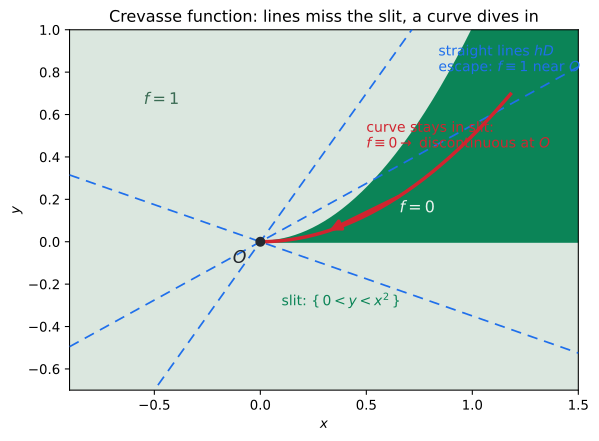

Source code (Python):
#!/usr/bin/env python3
"""Static figure for 09강 3기 5강 — the "crevasse" counterexample (lecture §2).

Top-down view of a function on R^2 that is 1 everywhere except inside a thin
slit pinched between the x-axis and the parabola y = x^2, where it is 0. Any
STRAIGHT line through the origin escapes the slit immediately (so every
directional derivative is 0, making the directional-derivative "definition"
think f is smooth) yet a CURVE can stay inside the slit and reach the origin
through f = 0 values — so f is discontinuous at O. This is exactly why the
line-definition fails and the disk-shrinking definition (§6) is needed.
Renders next to itself as an SVG.

Reproduce:  uv run --with matplotlib --with numpy python crevasse-directional-derivative-03-season-05-02.py
"""
from pathlib import Path
import numpy as np
import matplotlib.pyplot as plt
from matplotlib.patches import FancyArrowPatch

OUT = Path(__file__).with_suffix(".svg")

# The slit region: 0 < y < x^2  (pinched between the x-axis and the parabola).
# f = 0 inside the slit, f = 1 outside. A line y = m x through O has, for small
# x>0, m x > x^2 (when m>0) so it sits ABOVE the parabola, outside the slit;
# the x-axis (y=0) is the slit's lower boundary, also outside. So along EVERY
# straight line f = 1 near O. A parabola y = x^2/2 stays strictly inside.
def f(x, y):
    inside = (x > 0) & (y > 0) & (y < x**2)
    return np.where(inside, 0.0, 1.0)


xs = np.linspace(-0.9, 1.5, 900)
ys = np.linspace(-0.7, 1.0, 700)
X, Y = np.meshgrid(xs, ys)
Z = f(X, Y)

fig, ax = plt.subplots(figsize=(6.6, 4.7))

# floor (f = 1) vs slit (f = 0):  green = slit, light = floor
ax.contourf(X, Y, Z, levels=[-0.5, 0.5, 1.5],
            colors=["#0b8457", "#dbe7df"])

# slit boundary: parabola y = x^2 (upper) and the x-axis (lower), for x >= 0
xc = np.linspace(0, 1.22, 400)
ax.plot(xc, xc**2, color="#0b8457", lw=1.6)
ax.plot([0, 1.5], [0, 0], color="#0b8457", lw=1.6)

# straight lines through O (fixed directions D): all escape the slit -> f = 1 near O.
# slopes m>0 sit above the parabola near O; m<=0 sit on/below the x-axis.
for m in (1.4, 0.55, -0.35):
    xl = np.array([-0.9, 1.5])
    ax.plot(xl, m * xl, color="#1f6feb", lw=1.3, ls=(0, (6, 4)), zorder=3)

# a CURVE that stays inside the slit (y = 0.5 x^2) and reaches O through f = 0
xk = np.linspace(0, 1.18, 200)
ax.plot(xk, 0.5 * xk**2, color="#d1242f", lw=2.6, zorder=4)
ax.add_patch(FancyArrowPatch((xk[110], 0.5 * xk[110]**2), (xk[55], 0.5 * xk[55]**2),
                             arrowstyle="-|>", mutation_scale=16, color="#d1242f",
                             lw=2.6, shrinkA=0, shrinkB=0, zorder=4))

# origin + the ant standing there
ax.scatter([0], [0], s=42, color="#24292f", zorder=6)
ax.text(-0.13, -0.10, r"$O$", fontsize=13, color="#24292f", zorder=6)

# labels (ASCII / math only — matplotlib has no Korean glyph)
ax.text(0.84, 0.86, r"straight lines $hD$" "\n" r"escape: $f\equiv 1$ near $O$",
        color="#1f6feb", fontsize=10.5, ha="left", va="center")
ax.text(0.50, 0.50, r"curve stays in slit:" "\n" r"$f\equiv 0\to$ discontinuous at $O$",
        color="#d1242f", fontsize=10.5, ha="left", va="center")
ax.text(0.74, 0.16, r"$f=0$", color="#eaf3ee", fontsize=12, ha="center",
        va="center", zorder=5)
ax.text(-0.55, 0.65, r"$f=1$", color="#3a6b53", fontsize=12)
ax.text(0.10, -0.30, r"slit: $\{\,0<y<x^2\,\}$", color="#0b8457", fontsize=10.5)

ax.set_xlim(-0.9, 1.5)
ax.set_ylim(-0.7, 1.0)
ax.set_aspect("equal")
ax.set_xlabel(r"$x$")
ax.set_ylabel(r"$y$")
ax.set_title(r"Crevasse function: lines miss the slit, a curve dives in",
             fontsize=12)
fig.tight_layout()
fig.savefig(OUT, format="svg", bbox_inches="tight")
print(f"wrote {OUT}")

# sanity checks: slit is 0 < y < x^2
print("f(0.1, 0)    =", float(f(np.array(0.1), np.array(0.0))),   "(on x-axis, boundary -> 1)")
print("f(0.1, 0.005)=", float(f(np.array(0.1), np.array(0.005))), "(inside slit 0<0.005<0.01 -> 0)")
print("f(0.1, 0.05) =", float(f(np.array(0.1), np.array(0.05))),  "(above parabola -> 1)")
# along y = m x: for m>0, m x > x^2 once x < m, so f = 1 near O for every direction.
for m in (0.55, -0.35, 1.4):
    x_small = 0.001
    print(f"  line m={m:>5}: f(x={x_small}) =",
          float(f(np.array(x_small), np.array(m * x_small))), "(near O -> 1)")
# along the inside curve y = x^2/2: 0 < x^2/2 < x^2, so f = 0 all the way to O.
for x_small in (0.5, 0.05, 0.005):
    print(f"  curve y=x^2/2 at x={x_small}: f =",
          float(f(np.array(x_small), np.array(x_small**2 / 2))), "(in slit -> 0)")
